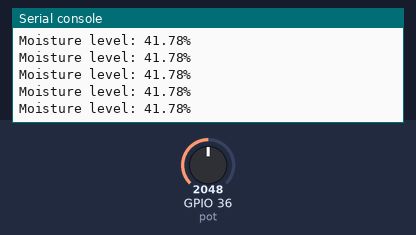
Simulated run of this program. Board: ESP32 board running MicroPython. Shown: the last lines printed to the serial console. Inputs (shaded band) come from the test bench; at power-on: GPIO 36 (pot) = 2048 (analog values on the 0–4095 scale).

Above: at 1.2 s.
1.3 s: GPIO 36 (pot) set to 2866
At 1.31 s:
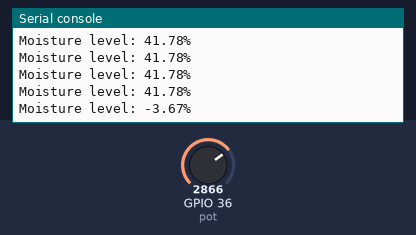
2.8 s: GPIO 36 (pot) set to 3603
At 2.82 s:
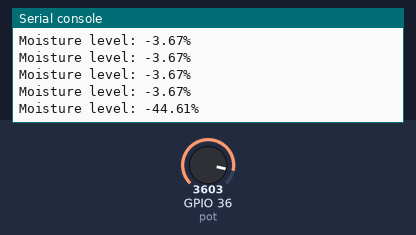
Timing chart, 0 to 5.8 s (numbered marks = the images above; inputs shaded):
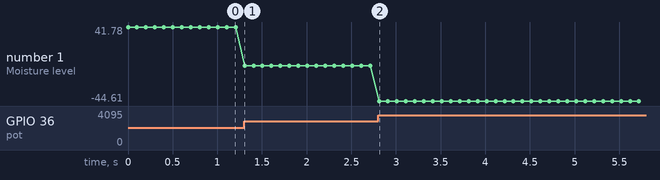

The program:

moisture.py
```python
# More details can be found in TechToTinker.blogspot.com
# George Bantique | tech.to.tinker@gmail.com

from machine import Pin, ADC
from time import sleep

pot = ADC(Pin(36))
pot.atten(ADC.ATTN_11DB)       #Full range: 3.3v

def read_moisture():
   # Read analog value from the sensor
    moisture_value = pot.read()

    # Check if moisture value is within valid range
    moisture_percentage = ((moisture_value - 2800) / (1000 - 2800)) * 100

    return moisture_percentage


while True:
    # Read moisture level
    moisture = read_moisture()

    # Check if reading is valid
    if moisture != -1:
        # Print moisture level
        print("Moisture level: {:.2f}%".format(moisture))
    else:
        print("Error: Moisture reading out of range")

    # Wait for some time before taking the next reading (adjust as necessary)
    sleep(0.1)
# while True:
#     print(pot.read())
#     sleep(0.1)

# import os
# from machine import Pin, SoftSPI
# from sdcard import SDCard

# Pin assignment:
# MISO -> GPIO 13
# MOSI -> GPIO 12
# SCK  -> GPIO 14
# CS   -> GPIO 27
# spisd = SoftSPI(-1, miso=Pin(19), mosi=Pin(23), sck=Pin(18))
# sd = SDCard(spisd, Pin(2))


# print('Root directory:{}'.format(os.listdir()))
# vfs = os.VfsFat(sd)
# os.mount(vfs, '/sd')
# print('Root directory:{}'.format(os.listdir()))
# os.chdir('sd')
# print('SD Card contains:{}'.format(os.listdir()))


# 1. To read file from the root directory:
# f = open('jsonfile.json', 'r')
# print(f.read())
# f.close()

# 2. To create a new file for writing:
# f = open('sample2.txt', 'w')
# f.write('Some text for sample 2')
# f.close()

# 3. To append some text in existing file:
# f = open('sample3.txt', 'a')
# f.write('Some text for sample 3')
# f.close()

# 4. To delete a file:
# os.remove('file to delete')

# 5. To list all directories and files:
# os.listdir()

# 6. To create a new folder:
# os.mkdir('sample folder')

# 7. To change directory:
# os.chdir('directory you want to open')

# 8. To delete a folder:
# os.rmdir('folder to delete')

# 9.  To rename a file or a folder:
# os.rename('current name', 'desired name')
```

Measured:
- after the input at 1.3 s, the serial console: prints a new line at once (image 1)
- after the input at 2.8 s, the serial console: prints a new line at once (image 2)
- plotted number 1: 41.78 → -3.67 after the input at 1.3 s, -3.67 → -44.61 after the input at 2.8 s
